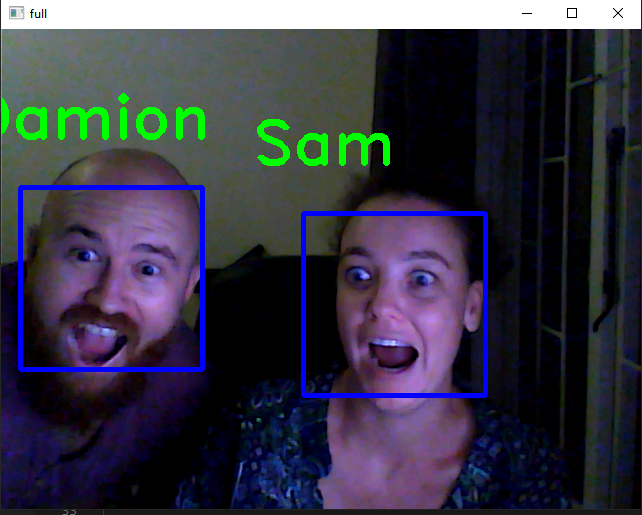
#> input picture Ice1.PNG, 642 x 515 px, given in place of the camera
$ python recog.py
#> lines starting #> are read from the running program, lines starting #| are printed output that depends on the picture; after the words box and inside, x2 and y2 are one past the last pixel; in counts of white or black regions, pixels touching at a corner belong together
# this one is used to recognize the
# face after training the model with
# our data stored using knn
import cv2
import numpy as np
import pandas as pd

from npwriter import f_name
from sklearn.neighbors import KNeighborsClassifier


# reading the data
data = pd.read_csv(f_name).values
#> (reads ID_Faces/face_data.csv from the repository)

# data partition
X, Y = data[:, 1:-1], data[:, -1]

print(X, Y)

# Knn function calling with k = 5
model = KNeighborsClassifier(n_neighbors = 7)

# fdtraining of model
model.fit(X, Y)

cap = cv2.VideoCapture(0)

classifier = cv2.CascadeClassifier(cv2.data.haarcascades + "haarcascade_frontalface_default.xml")

f_list = []

while True:

	ret, frame = cap.read()
#> frame is the input picture: shape (515, 642, 3); mean B, G, R 69.7, 55.4, 56.1

	gray = cv2.cvtColor(frame, cv2.COLOR_BGR2GRAY)
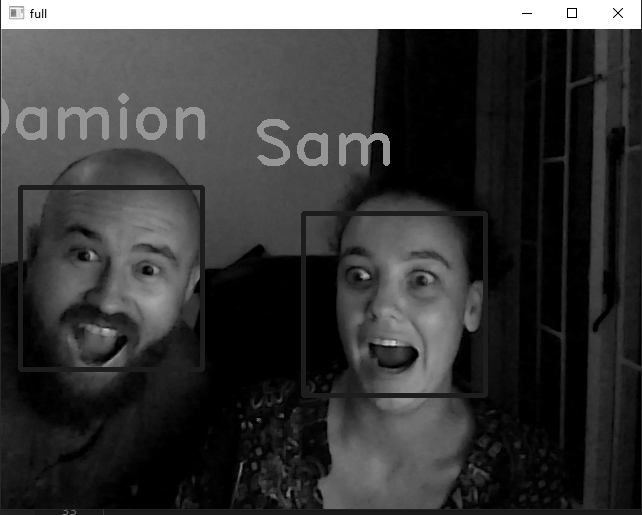
#> gray: shape (515, 642); min 0, max 255, mean 57.2

	faces = classifier.detectMultiScale(gray, 1.5, 5)
#> faces = [[308, 216, 182, 182]]

	X_test = []

	# Testing data
	for face in faces:
		x, y, w, h = face
		im_face = gray[y:y + h, x:x + w]
		im_face = cv2.resize(im_face, (100, 100))
		X_test.append(im_face.reshape(-1))
#> this loop made 1 pass
#> pass 1, `im_face = gray[y:y + h, x:x + w]`:
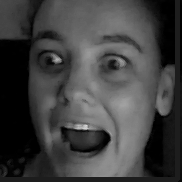
#> im_face: shape (182, 182); min 0, max 218, mean 64.3
#> after the loop, X_test = 1 item

	if len(faces)>0:
		response = model.predict(np.array(X_test))
		# prediction of result using knn

		for i, face in enumerate(faces):
			x, y, w, h = face

			# drawing a rectangle on the detected face
			cv2.rectangle(frame, (x, y), (x + w, y + h),
										(255, 0, 0), 3)

			# adding detected/predicted name for the face
			cv2.putText(frame, response[i], (x-50, y-50),
							cv2.FONT_HERSHEY_DUPLEX, 2,
										(0, 255, 0), 3)
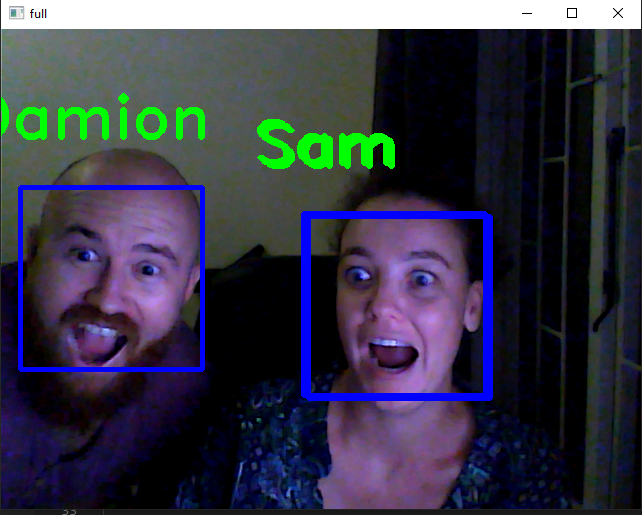
#> frame: shape (515, 642, 3); 1.21% of pixels changed, all inside (x1, y1, x2, y2) = (264, 123, 493, 401)

	cv2.imshow("full", frame)

	key = cv2.waitKey(1)
#> (key q is pressed here)

	if key & 0xFF == ord("q") :
		break

cap.release()
cv2.destroyAllWindows()
